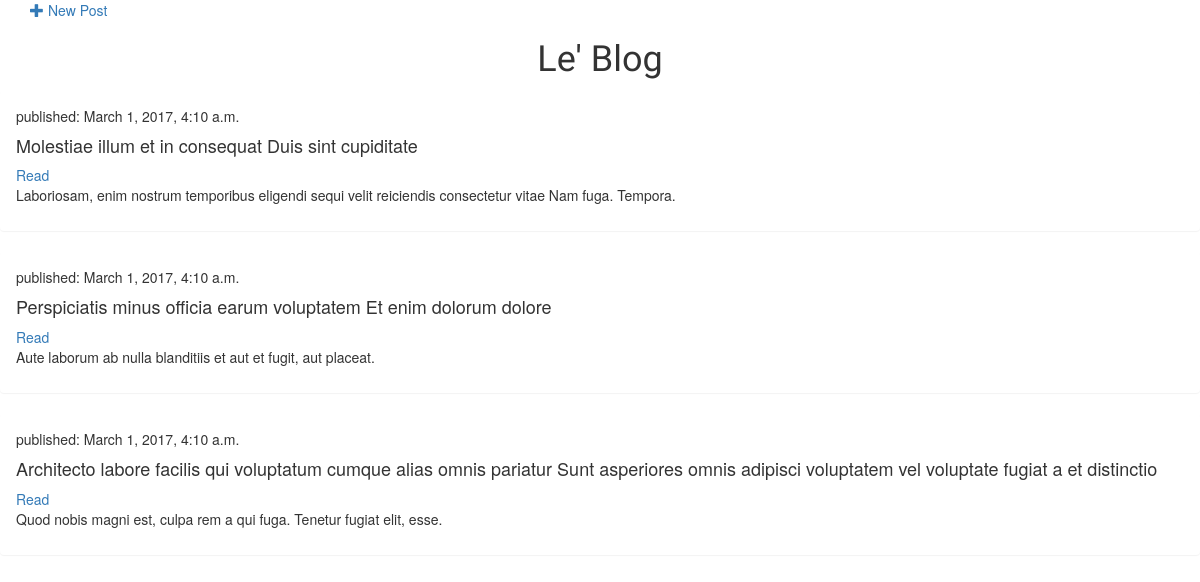
The app's page /, older data.
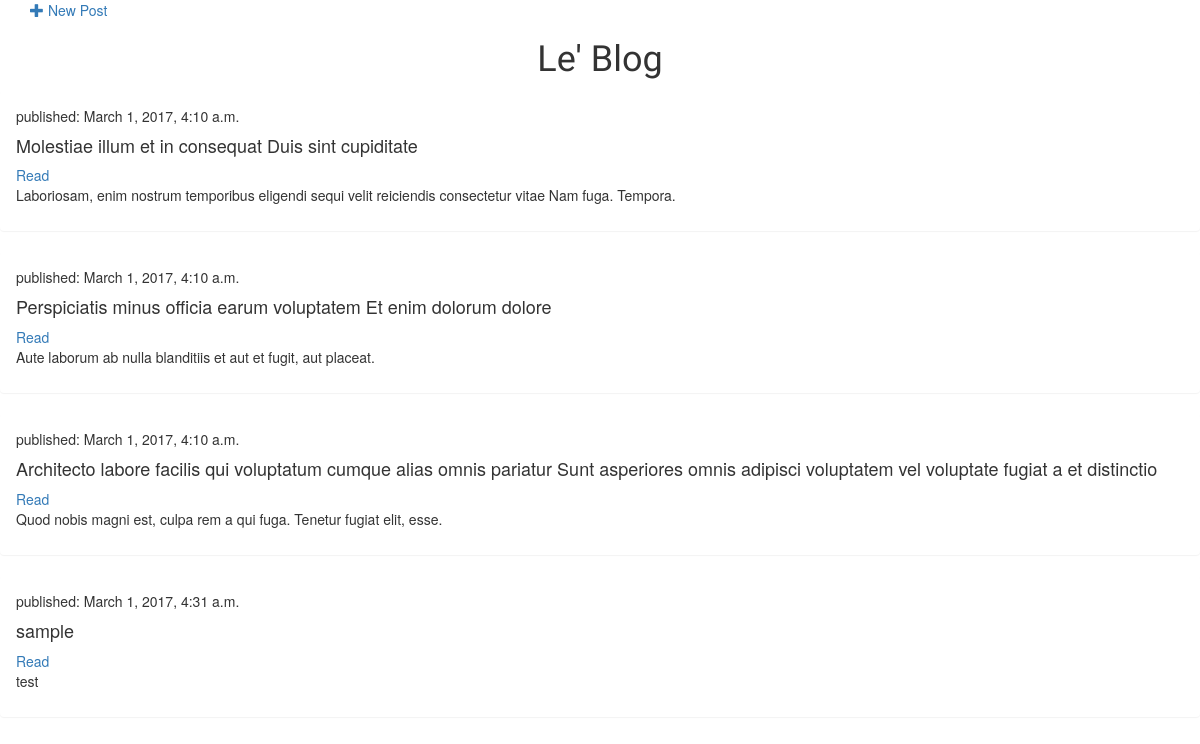
The same page, newer data.
### blog/models.py (models this page shows, shortened)
class Post(models.Model):
    author = models.ForeignKey('auth.User')
    title = models.CharField(max_length=200)
    text = models.TextField()
    created_date = models.DateTimeField(default=timezone.now)
    published_date = models.DateTimeField(blank=True, null=True)

### blog/views.py (the view)
# urls.py: url(r'^$', views.post_list, name='post_list'),
def post_list(request):
    posts = Post.objects.filter(published_date__lte=timezone.now()).order_by('published_date')
    return render(request, 'blog/post_list.html', {'posts': posts})

### blog/templates/blog/post_list.html
{% extends 'blog/base.html' %}
{% block content %}
<h1 class="text-center">Le' Blog</h1>
    </div>
    {% for post in posts %}
    <div class="panel panel-body">
        <p>published: {{ post.published_date }}</p>
        <h4>{{ post.title }}</h4><a href="{% url 'post_detail' pk=post.pk %}">Read</a>
        <p>{{ post.text|linebreaksbr }}</p>
    </div>
    {% endfor %}
{% endblock %}

Row changes from the older to the newer data that the page shows:
added Post: published_date "March 1, 2017, 4:31 a.m.", title "sample", text "test"
